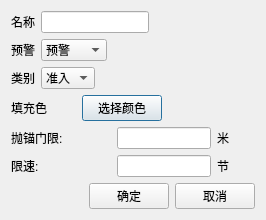
<?xml version="1.0" encoding="UTF-8"?>
<ui version="4.0">
 <class>DefenceInfoDialog</class>
 <widget class="QDialog" name="DefenceInfoDialog">
  <property name="geometry">
   <rect>
    <x>0</x>
    <y>0</y>
    <width>266</width>
    <height>214</height>
   </rect>
  </property>
  <property name="windowTitle">
   <string>新建自定义区域</string>
  </property>
  <layout class="QVBoxLayout" name="verticalLayout">
   <item>
    <layout class="QHBoxLayout" name="horizontalLayout_20">
     <item>
      <widget class="QLabel" name="label_24">
       <property name="text">
        <string>名称</string>
       </property>
      </widget>
     </item>
     <item>
      <widget class="QLineEdit" name="nameLineEdit"/>
     </item>
     <item>
      <spacer name="horizontalSpacer_20">
       <property name="orientation">
        <enum>Qt::Horizontal</enum>
       </property>
       <property name="sizeHint" stdset="0">
        <size>
         <width>40</width>
         <height>20</height>
        </size>
       </property>
      </spacer>
     </item>
    </layout>
   </item>
   <item>
    <layout class="QHBoxLayout" name="horizontalLayout_17">
     <item>
      <widget class="QLabel" name="label_19">
       <property name="text">
        <string>预警</string>
       </property>
      </widget>
     </item>
     <item>
      <widget class="QComboBox" name="warningComboBox">
       <item>
        <property name="text">
         <string>预警</string>
        </property>
       </item>
       <item>
        <property name="text">
         <string>非预警</string>
        </property>
       </item>
      </widget>
     </item>
     <item>
      <spacer name="horizontalSpacer_17">
       <property name="orientation">
        <enum>Qt::Horizontal</enum>
       </property>
       <property name="sizeHint" stdset="0">
        <size>
         <width>751</width>
         <height>20</height>
        </size>
       </property>
      </spacer>
     </item>
    </layout>
   </item>
   <item>
    <layout class="QHBoxLayout" name="horizontalLayout_16">
     <item>
      <widget class="QLabel" name="label_18">
       <property name="text">
        <string>类别</string>
       </property>
      </widget>
     </item>
     <item>
      <widget class="QComboBox" name="typeComboBox">
       <item>
        <property name="text">
         <string>准入</string>
        </property>
       </item>
       <item>
        <property name="text">
         <string>禁入</string>
        </property>
       </item>
      </widget>
     </item>
     <item>
      <spacer name="horizontalSpacer_16">
       <property name="orientation">
        <enum>Qt::Horizontal</enum>
       </property>
       <property name="sizeHint" stdset="0">
        <size>
         <width>40</width>
         <height>20</height>
        </size>
       </property>
      </spacer>
     </item>
    </layout>
   </item>
   <item>
    <layout class="QHBoxLayout" name="horizontalLayout_15">
     <item>
      <widget class="QLabel" name="label_17">
       <property name="text">
        <string>填充色</string>
       </property>
      </widget>
     </item>
     <item>
      <widget class="QLabel" name="colorLabel">
       <property name="minimumSize">
        <size>
         <width>23</width>
         <height>0</height>
        </size>
       </property>
       <property name="maximumSize">
        <size>
         <width>23</width>
         <height>16777215</height>
        </size>
       </property>
       <property name="text">
        <string/>
       </property>
      </widget>
     </item>
     <item>
      <widget class="QPushButton" name="colorPushButton">
       <property name="text">
        <string>选择颜色</string>
       </property>
      </widget>
     </item>
     <item>
      <spacer name="horizontalSpacer_15">
       <property name="orientation">
        <enum>Qt::Horizontal</enum>
       </property>
       <property name="sizeHint" stdset="0">
        <size>
         <width>40</width>
         <height>20</height>
        </size>
       </property>
      </spacer>
     </item>
    </layout>
   </item>
   <item>
    <layout class="QHBoxLayout" name="horizontalLayout_19">
     <item>
      <widget class="QLabel" name="label_22">
       <property name="minimumSize">
        <size>
         <width>100</width>
         <height>0</height>
        </size>
       </property>
       <property name="text">
        <string>抛锚门限:</string>
       </property>
      </widget>
     </item>
     <item>
      <widget class="QLineEdit" name="dropAnchorThresholdLineEdit"/>
     </item>
     <item>
      <widget class="QLabel" name="label_23">
       <property name="text">
        <string>米</string>
       </property>
      </widget>
     </item>
     <item>
      <spacer name="horizontalSpacer_19">
       <property name="orientation">
        <enum>Qt::Horizontal</enum>
       </property>
       <property name="sizeHint" stdset="0">
        <size>
         <width>40</width>
         <height>20</height>
        </size>
       </property>
      </spacer>
     </item>
    </layout>
   </item>
   <item>
    <layout class="QHBoxLayout" name="horizontalLayout_18">
     <item>
      <widget class="QLabel" name="label_20">
       <property name="minimumSize">
        <size>
         <width>100</width>
         <height>0</height>
        </size>
       </property>
       <property name="text">
        <string>限速:</string>
       </property>
      </widget>
     </item>
     <item>
      <widget class="QLineEdit" name="speedLimitLineEdit"/>
     </item>
     <item>
      <widget class="QLabel" name="label_21">
       <property name="text">
        <string>节</string>
       </property>
      </widget>
     </item>
     <item>
      <spacer name="horizontalSpacer_18">
       <property name="orientation">
        <enum>Qt::Horizontal</enum>
       </property>
       <property name="sizeHint" stdset="0">
        <size>
         <width>40</width>
         <height>20</height>
        </size>
       </property>
      </spacer>
     </item>
    </layout>
   </item>
   <item>
    <layout class="QHBoxLayout" name="horizontalLayout_21">
     <item>
      <spacer name="horizontalSpacer_21">
       <property name="orientation">
        <enum>Qt::Horizontal</enum>
       </property>
       <property name="sizeHint" stdset="0">
        <size>
         <width>40</width>
         <height>20</height>
        </size>
       </property>
      </spacer>
     </item>
     <item>
      <widget class="QPushButton" name="comfirmButton">
       <property name="text">
        <string>确定</string>
       </property>
      </widget>
     </item>
     <item>
      <widget class="QPushButton" name="cancelButton">
       <property name="text">
        <string>取消</string>
       </property>
      </widget>
     </item>
    </layout>
   </item>
  </layout>
 </widget>
 <resources/>
 <connections/>
</ui>
